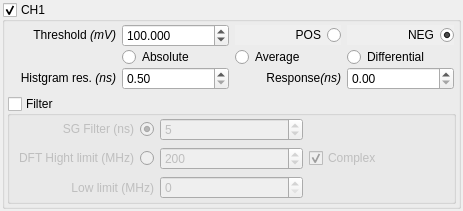
<?xml version="1.0" encoding="UTF-8"?>
<ui version="4.0">
 <class>adwidgets::findSlopeForm</class>
 <widget class="QWidget" name="adwidgets::findSlopeForm">
  <property name="geometry">
   <rect>
    <x>0</x>
    <y>0</y>
    <width>463</width>
    <height>199</height>
   </rect>
  </property>
  <property name="windowTitle">
   <string>Form</string>
  </property>
  <layout class="QGridLayout" name="gridLayout_2">
   <property name="leftMargin">
    <number>2</number>
   </property>
   <property name="topMargin">
    <number>2</number>
   </property>
   <property name="rightMargin">
    <number>2</number>
   </property>
   <property name="bottomMargin">
    <number>2</number>
   </property>
   <item row="0" column="0">
    <layout class="QVBoxLayout" name="verticalLayout">
     <property name="spacing">
      <number>0</number>
     </property>
     <item>
      <widget class="QGroupBox" name="groupBox">
       <property name="title">
        <string>CH1</string>
       </property>
       <property name="checkable">
        <bool>true</bool>
       </property>
       <layout class="QGridLayout" name="gridLayout_3">
        <property name="leftMargin">
         <number>2</number>
        </property>
        <property name="topMargin">
         <number>2</number>
        </property>
        <property name="rightMargin">
         <number>2</number>
        </property>
        <property name="bottomMargin">
         <number>2</number>
        </property>
        <item row="0" column="0">
         <layout class="QVBoxLayout" name="verticalLayout_2">
          <property name="spacing">
           <number>0</number>
          </property>
          <item>
           <layout class="QGridLayout" name="gridLayout_6">
            <property name="leftMargin">
             <number>2</number>
            </property>
            <property name="topMargin">
             <number>0</number>
            </property>
            <property name="rightMargin">
             <number>2</number>
            </property>
            <property name="horizontalSpacing">
             <number>6</number>
            </property>
            <property name="verticalSpacing">
             <number>0</number>
            </property>
            <item row="2" column="3">
             <widget class="QDoubleSpinBox" name="doubleSpinBox_resp"/>
            </item>
            <item row="0" column="1">
             <widget class="QDoubleSpinBox" name="doubleSpinBox">
              <property name="prefix">
               <string/>
              </property>
              <property name="suffix">
               <string/>
              </property>
              <property name="decimals">
               <number>3</number>
              </property>
              <property name="minimum">
               <double>-5000.000000000000000</double>
              </property>
              <property name="maximum">
               <double>5000.000000000000000</double>
              </property>
              <property name="singleStep">
               <double>0.100000000000000</double>
              </property>
              <property name="value">
               <double>100.000000000000000</double>
              </property>
             </widget>
            </item>
            <item row="0" column="0">
             <widget class="QLabel" name="label">
              <property name="text">
               <string>Threshold &lt;i&gt;(mV)&lt;/i&gt;</string>
              </property>
              <property name="textFormat">
               <enum>Qt::RichText</enum>
              </property>
              <property name="alignment">
               <set>Qt::AlignRight|Qt::AlignTrailing|Qt::AlignVCenter</set>
              </property>
             </widget>
            </item>
            <item row="0" column="3">
             <widget class="QRadioButton" name="radioButton_neg">
              <property name="layoutDirection">
               <enum>Qt::RightToLeft</enum>
              </property>
              <property name="autoFillBackground">
               <bool>true</bool>
              </property>
              <property name="text">
               <string>NEG</string>
              </property>
              <property name="checked">
               <bool>true</bool>
              </property>
              <attribute name="buttonGroup">
               <string notr="true">buttonGroup_2</string>
              </attribute>
             </widget>
            </item>
            <item row="2" column="1">
             <widget class="QDoubleSpinBox" name="doubleSpinBox_resolution">
              <property name="minimum">
               <double>0.500000000000000</double>
              </property>
              <property name="maximum">
               <double>50.000000000000000</double>
              </property>
              <property name="singleStep">
               <double>0.500000000000000</double>
              </property>
             </widget>
            </item>
            <item row="2" column="2">
             <widget class="QLabel" name="label_2">
              <property name="text">
               <string>&lt;html&gt;&lt;head/&gt;&lt;body&gt;&lt;p&gt;Response&lt;span style=&quot; font-style:italic;&quot;&gt;(ns)&lt;/span&gt;&lt;/p&gt;&lt;/body&gt;&lt;/html&gt;</string>
              </property>
              <property name="alignment">
               <set>Qt::AlignRight|Qt::AlignTrailing|Qt::AlignVCenter</set>
              </property>
             </widget>
            </item>
            <item row="2" column="0">
             <widget class="QLabel" name="label_3">
              <property name="text">
               <string>&lt;html&gt;&lt;head/&gt;&lt;body&gt;&lt;p&gt;Histgram res. &lt;span style=&quot; font-style:italic;&quot;&gt;(ns)&lt;/span&gt;&lt;/p&gt;&lt;/body&gt;&lt;/html&gt;</string>
              </property>
              <property name="alignment">
               <set>Qt::AlignRight|Qt::AlignTrailing|Qt::AlignVCenter</set>
              </property>
             </widget>
            </item>
            <item row="0" column="2">
             <widget class="QRadioButton" name="radioButton_pos">
              <property name="layoutDirection">
               <enum>Qt::RightToLeft</enum>
              </property>
              <property name="autoFillBackground">
               <bool>true</bool>
              </property>
              <property name="text">
               <string>POS</string>
              </property>
              <attribute name="buttonGroup">
               <string notr="true">buttonGroup_2</string>
              </attribute>
             </widget>
            </item>
            <item row="1" column="3">
             <widget class="QRadioButton" name="radioButton_2">
              <property name="text">
               <string>Differential</string>
              </property>
              <attribute name="buttonGroup">
               <string notr="true">buttonGroup</string>
              </attribute>
             </widget>
            </item>
            <item row="1" column="1">
             <widget class="QRadioButton" name="radioButton">
              <property name="text">
               <string>Absolute</string>
              </property>
              <attribute name="buttonGroup">
               <string notr="true">buttonGroup</string>
              </attribute>
             </widget>
            </item>
            <item row="1" column="2">
             <widget class="QRadioButton" name="radioButton_3">
              <property name="text">
               <string>Average</string>
              </property>
              <attribute name="buttonGroup">
               <string notr="true">buttonGroup</string>
              </attribute>
             </widget>
            </item>
           </layout>
          </item>
         </layout>
        </item>
        <item row="1" column="0">
         <widget class="QGroupBox" name="groupBox_filter">
          <property name="title">
           <string>Filter</string>
          </property>
          <property name="flat">
           <bool>true</bool>
          </property>
          <property name="checkable">
           <bool>true</bool>
          </property>
          <property name="checked">
           <bool>false</bool>
          </property>
          <layout class="QGridLayout" name="gridLayout_4">
           <property name="leftMargin">
            <number>0</number>
           </property>
           <property name="topMargin">
            <number>2</number>
           </property>
           <property name="rightMargin">
            <number>0</number>
           </property>
           <property name="bottomMargin">
            <number>2</number>
           </property>
           <item row="0" column="0">
            <layout class="QGridLayout" name="gridLayout">
             <item row="0" column="0">
              <widget class="QRadioButton" name="radioButton_sg">
               <property name="layoutDirection">
                <enum>Qt::RightToLeft</enum>
               </property>
               <property name="text">
                <string>SG Filter (ns)</string>
               </property>
               <property name="checked">
                <bool>true</bool>
               </property>
              </widget>
             </item>
             <item row="1" column="1">
              <widget class="QSpinBox" name="spinBox_dft_high">
               <property name="minimum">
                <number>0</number>
               </property>
               <property name="maximum">
                <number>2000</number>
               </property>
               <property name="value">
                <number>200</number>
               </property>
              </widget>
             </item>
             <item row="0" column="1">
              <widget class="QSpinBox" name="spinBox_sg">
               <property name="minimum">
                <number>3</number>
               </property>
               <property name="maximum">
                <number>1024</number>
               </property>
               <property name="singleStep">
                <number>2</number>
               </property>
               <property name="value">
                <number>5</number>
               </property>
              </widget>
             </item>
             <item row="1" column="0">
              <widget class="QRadioButton" name="radioButton_dft">
               <property name="layoutDirection">
                <enum>Qt::RightToLeft</enum>
               </property>
               <property name="text">
                <string>DFT Hight limit (MHz)</string>
               </property>
              </widget>
             </item>
             <item row="1" column="2">
              <widget class="QCheckBox" name="checkBox">
               <property name="text">
                <string>Complex</string>
               </property>
               <property name="checked">
                <bool>true</bool>
               </property>
              </widget>
             </item>
             <item row="2" column="0">
              <widget class="QLabel" name="label_4">
               <property name="text">
                <string>Low limit (MHz)</string>
               </property>
               <property name="alignment">
                <set>Qt::AlignRight|Qt::AlignTrailing|Qt::AlignVCenter</set>
               </property>
              </widget>
             </item>
             <item row="2" column="1">
              <widget class="QSpinBox" name="spinBox_dft_low">
               <property name="maximum">
                <number>1000</number>
               </property>
              </widget>
             </item>
            </layout>
           </item>
          </layout>
         </widget>
        </item>
       </layout>
      </widget>
     </item>
     <item>
      <spacer name="verticalSpacer">
       <property name="orientation">
        <enum>Qt::Vertical</enum>
       </property>
       <property name="sizeHint" stdset="0">
        <size>
         <width>20</width>
         <height>40</height>
        </size>
       </property>
      </spacer>
     </item>
    </layout>
   </item>
  </layout>
 </widget>
 <resources/>
 <connections/>
 <buttongroups>
  <buttongroup name="buttonGroup"/>
  <buttongroup name="buttonGroup_2"/>
 </buttongroups>
</ui>
